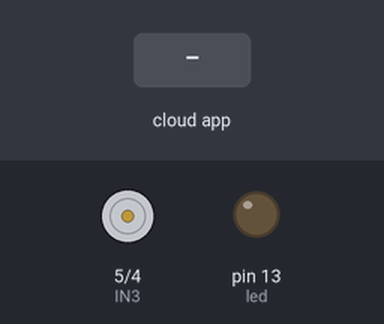
Bench run of a sketch on a simulated Arduino Uno, built with avr-gcc and run on an emulated ATmega328P. Parts: motor-driver pin pairs drawn as motors (green arrow = first pin HIGH = forward, orange = second pin HIGH = backward, longer = more drive, scaled by the enable pin), output pins drawn as LEDs (lit = HIGH). Inputs (shaded band) come from the test bench. The ROS host is connected and sends only what is stated.

Above: at 1.2 s.
1.3 s: the phone or cloud app sets PWM_motor to 0
At 1.9 s:
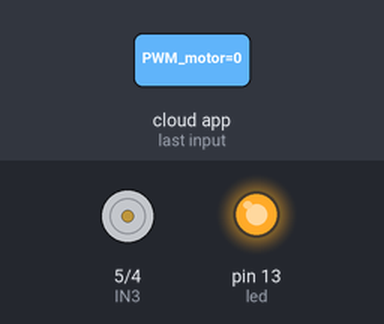
2.8 s: the phone or cloud app sets Cambio_Giro to 0
4.8 s: the phone or cloud app sets PWM_motor to 1
At 5.7 s:
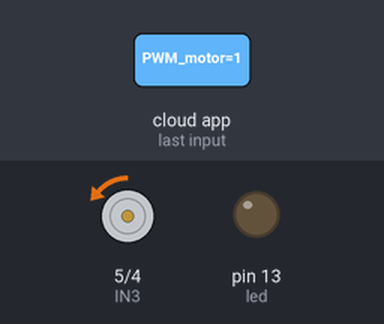
6.3 s: the phone or cloud app sets PWM_motor to 1
At 6.9 s:
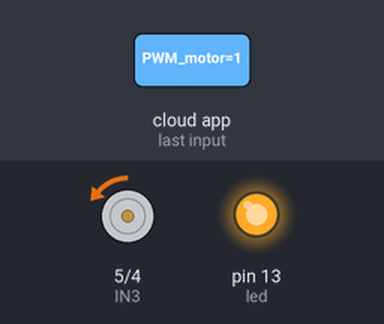
7.8 s: the phone or cloud app sets PWM_motor to 0
At 9.2 s:
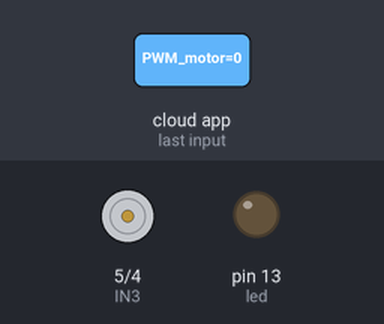
Timing chart, 0 to 10.3 s (numbered marks = the images above; inputs shaded):
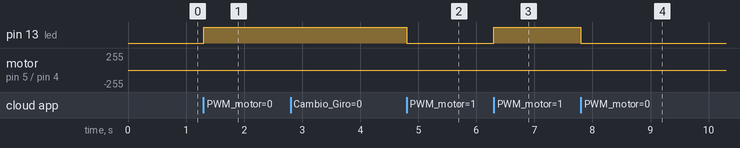

The sketch:

control_velocidad_time-measure.ino
```cpp
/*
 * rosserial Subscriber Example
 * Se manejará el PWM de los motores a través de mensajes enviados desde NVIDIA JETSON y ROS
*/

#include <ros.h>
#include <std_msgs/UInt8.h>

ros::NodeHandle  nh;

//Pines conectado al driver de los motores
int IN3 = 5;    // Input3 conectada al pin 5
int IN4 = 4;    // Input4 conectada al pin 4
int ENB = 3;    // ENB conectada al pin 3 de Arduino

void adjustPWM( int PWM_value){
   analogWrite(ENB,PWM_value);
}

void messageCb( const std_msgs::UInt8& PWM_motor){
  digitalWrite(13, HIGH-digitalRead(13));   // blink the led
  adjustPWM(PWM_motor.data);
}

void cambiarGiro( const std_msgs::UInt8& PWM_motor){
  digitalWrite (IN3, LOW);
  delay(500); //Esperamos medio segundo para que la se detenga en caso que lo siga haciendo...
  digitalWrite (IN4, HIGH);
}

ros::Subscriber<std_msgs::UInt8> sub("PWM_motor", &messageCb );
ros::Subscriber<std_msgs::UInt8> sub2("Cambio_Giro", &cambiarGiro );

void setup()
{ //PWM pins config
  pinMode (ENB, OUTPUT);
  pinMode (IN3, OUTPUT);
  pinMode (IN4, OUTPUT);
//----------------------
//Preparamos la salida para que el motor gire en un sentido
  digitalWrite (IN3, HIGH);
  digitalWrite (IN4, LOW);

  pinMode(13, OUTPUT);
  nh.initNode();
  nh.subscribe(sub);
  nh.subscribe(sub2);
}

void loop()
{
  nh.spinOnce();
  delay(1);
}
```

Measured:
- after the input at 1.3 s, pin 13 (led): LOW → HIGH at once
- after the input at 4.8 s, pin 13 (led): HIGH → LOW at once; motor on pin 5 (IN3) / pin 4 (IN4): stopped → backward 1/255 at once
- after the input at 6.3 s, pin 13 (led): LOW → HIGH at once
- after the input at 7.8 s, pin 13 (led): HIGH → LOW at once; motor on pin 5 (IN3) / pin 4 (IN4): backward 1/255 → stopped at once
